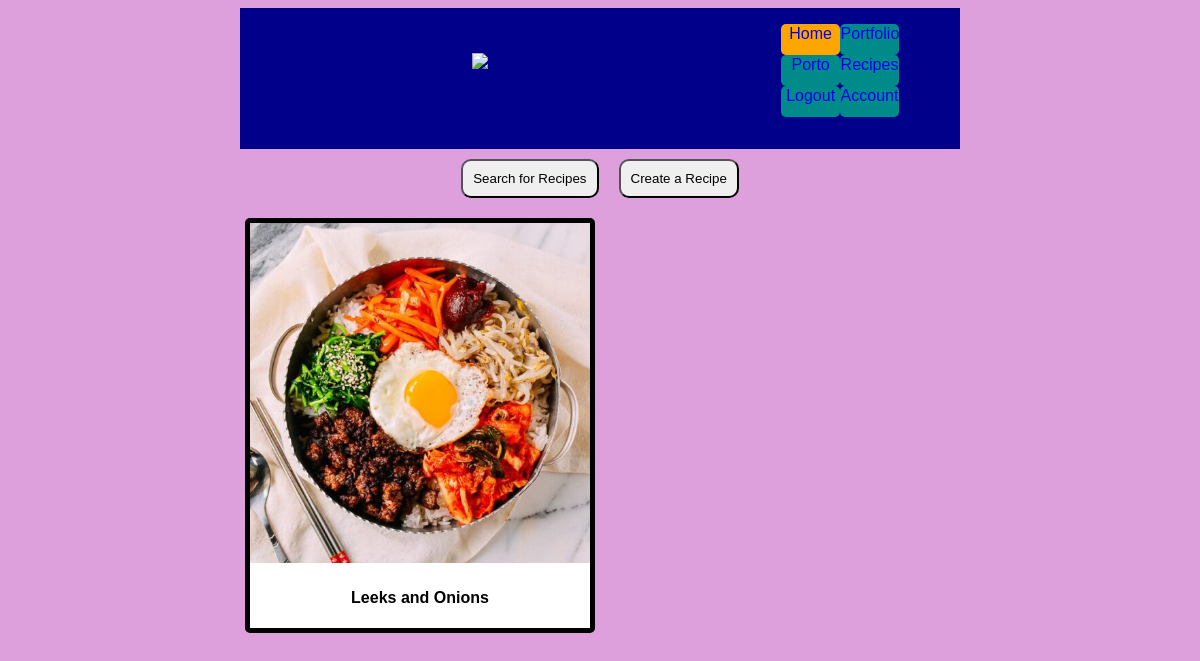
Before: /recipes (signed in) with the older database file.
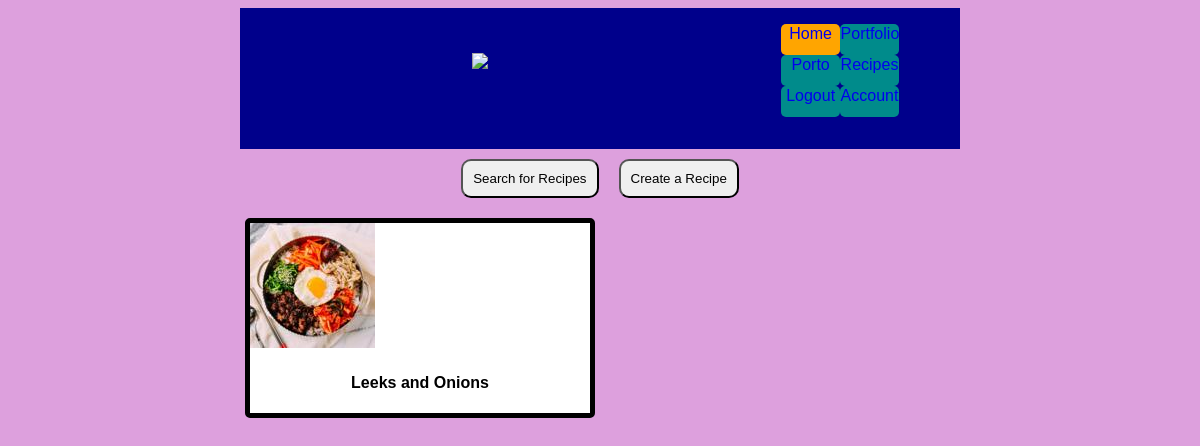
After: the same page with the newer database file.
### app/models.py (models this page shows, shortened)
class Serializer(object):
    def serialize(self):
        return {c: getattr(self, c) for c in inspect(self).attrs.keys()}
    @staticmethod
    def serialize_list(l):
        return [m.serialize() for m in l]

class Recipe(db.Model, Serializer):
  id = db.Column(db.Integer, primary_key=True)
  recipename = db.Column(db.String(20), nullable=False)
  recipedesc = db.Column(db.String(100), nullable=False)
  createddate = db.Column(db.DateTime, nullable=False, default=datetime.utcnow)
  image_file = db.Column(db.String(20), nullable=False, default='default.jpg')
  steps = db.relationship('RecipeStep', backref='recipe', lazy=False)
  ingredients = db.relationship('RecipeIngredient', backref='recipe', lazy=False)
  author_id = db.Column(db.Integer, db.ForeignKey('user.id'), nullable=False)

### app/routes.py (the view, shortened to what this page needs)
@app.route("/recipes", methods=["GET", "POST"])
def recipes():
    if not current_user.is_authenticated:
        return redirect(url_for('login'))
    form = RecipeForm() #Include form to create a recipe.
    sform = SearchRecipeForm()
    recipes = Recipe.query.all()
    return render_template('recipes.html', title='Recipes', form=form, recipes=recipes, sform=sform)

### app/models.py (called while the page is built)
@login_manager.user_loader
def load_user(user_id):
  return User.query.get(int(user_id))

  def __repr__(self):
    return f"Ingredient {self.name}"

### app/templates/recipes.html (shortened to what this page needs)
{% extends "layout.html" %}
{% block body %}
<div class="searchcreate">
  <button id="searchb">Search for Recipes</button>
  <button id="createb">Create a Recipe</button>
</div>
<div class="recipes">
  {% if recipe %}
  <div class="recipe">
    <div class="recipe-image">
      <img class="" src="{{url_for('static', filename='images/' + recipe.image_file)}}" alt="{{ recipe.name }}">
      <button class="edit">Change Image</button>
    </div>
    <div class="recipe-header" id="bbb">
      <div class="slide active-slide">
        <h4><b>{{recipe.recipename}}</b></h4>
        <div class="recipe-detail">
          <p>{{recipe.recipedesc}}</p>
          {% if current_user.is_authenticated and current_user.id == recipe.author_id %}
          <a href="{{url_for('editrecipe', id=recipe.id)}}"><button id="edit">Edit</button></a>
          <a href="{{url_for('deleterecipe', id=recipe.id)}}"><button id="delete">Delete</button></a>
          {% endif %}
        </div>
      </div>
      {% for step in recipe.steps %}
      <div class="slide">
        <h4><b>Step {{step.stepnumber}}</b></h4>
        <div class="recipe-detail">
          <p>{{step.steptext}}</p>
        </div>
      </div>
      {% endfor %}
    </div>
    <div class="ingredients">
      {% for ingredient in recipe.ingredients %}
      <div class="ingredient">
        <h4>{{ingredient.ingredient.name}}</h4>
        <h4>{{ingredient.amount}} {{ingredient.unit.name}}s</h4>
      </div>
      {% endfor %}
    </div>
  </div>
  {% else %}
  {% for recipe in recipes %}
  <div class="recipe">
    <div class="recipe-image">
      <img class="" src="{{url_for('static', filename='images/' + recipe.image_file)}}" alt="{{ recipe.name }}">
    </div>
    <div class="recipe-header" id="bbb">
      <div class="slide active-slide">
        <h4><b>{{recipe.recipename}}</b></h4>
      </div>
    </div>
  </div>
  {% endfor %}
  {% endif %}
</div>
{% endblock %}

Changed rows visible on the page:
changed Recipe "Leeks and Onions": image_file: picture added in place of a placeholder
